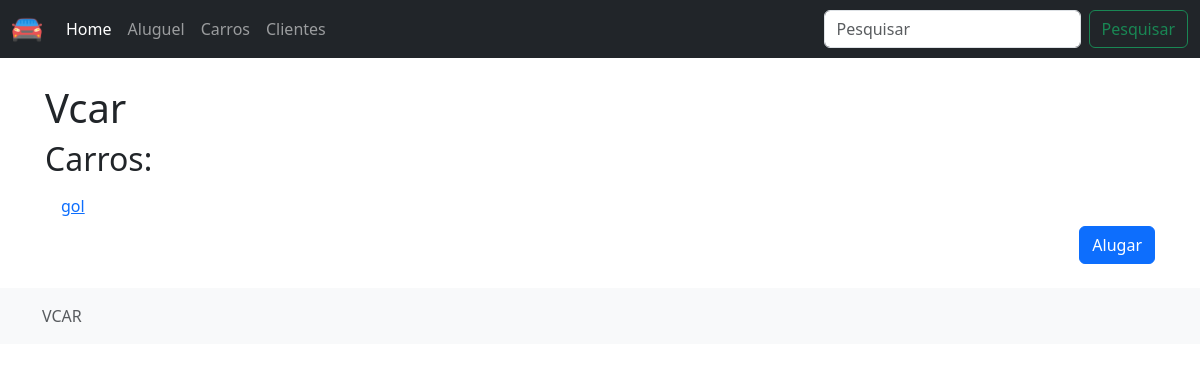
The page /carros/ on the database as committed earlier.
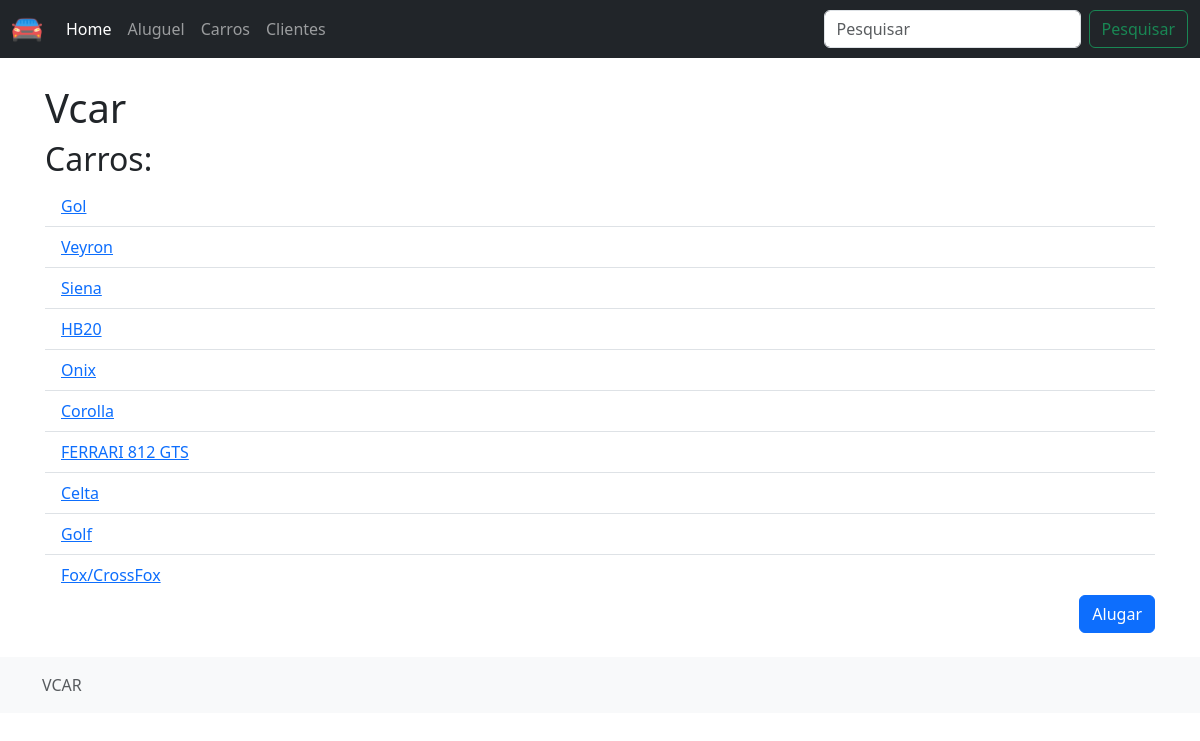
The same page on the database as committed later.
### aluguel/models.py (models this page shows, shortened)
class Carro(models.Model):
    placa = models.CharField("Carro",max_length=7, primary_key=True)
    marca = models.CharField("Marca",max_length=150)
    ano = models.CharField("Ano",max_length=7)
    modelo = models.CharField("Modelo",max_length=150)
    data_compra = models.DateField("Data de Compra")

### aluguel/views.py (the view)
# urls.py: path('carros/', listar_carros, name='listar_carros'),
def listar_carros(request):
    carros = Carro.objects.all()
    context = {"carros": carros}
    return render(request, "carro/listar_carros.html", context)

### aluguel/templates/carro/listar_carros.html (shortened to what this page needs)
{% extends 'index.html' %}
    {% block content %}
    <h1>Vcar</h1>
    <h2>Carros:</h2>
    <ul class="list-group list-group-flush">
        {% for carro in carros %}
        <li class="list-group-item" ><a href="{% url 'detalhar_carro' carro.pk %}">{{ carro.modelo }}</a></li>
        {% endfor %}
    </ul>
    <div class="d-flex justify-content-end">
        <a class="btn btn-primary" href="" role="button">Alugar</a>
    </div>
    {% endblock content %}

### templates/index.html (shortened to what this page needs)
{% load static %}
{% load bootstrap5 %}
<!DOCTYPE html>
<html lang="pt-br">
<head>
    {% bootstrap_css %}
</head>
<body class="d-flex flex-column h-100">
    <header>
      <nav class="navbar navbar-expand-md navbar-dark fixed-top bg-dark">
        <div class="container-fluid">
          <a class="navbar-brand" href="#"><img src="{% static 'img/carro.png' %}" width="30"></a>
          <div class="collapse navbar-collapse" id="navbarCollapse">
            <ul class="navbar-nav me-auto mb-2 mb-md-0">
              <li class="nav-item">
                <a class="nav-link active" aria-current="page" href="{% url 'index' %}">Home</a>
              </li>
              <li class="nav-item">
                <a class="nav-link" href="{% url 'realizar_aluguel' %}">Aluguel</a>
              </li>
              <li class="nav-item">
                <a class="nav-link" href="{% url 'listar_carros' %}">Carros</a>
              </li>
              <li class="nav-item">
                <a class="nav-link" href="{% url 'realizar_cadastro' %}">Clientes</a>
              </li>
            </ul>
            <form class="d-flex" role="search" method="get" action="{% url 'index' %}">
              <input class="form-control me-2" name="q" type="search" placeholder="Pesquisar" aria-label="Search">
              <button class="btn btn-outline-success" type="submit">Pesquisar</button>
            </form>
          </div>
        </div>
      </nav>
    </header>
    <main class="flex-shrink-0">
      <div class="container my-4">
        {% block content %}{% endblock content %}
      </div>
    </main>
    <footer class="footer mt-auto py-3 bg-light ">
      <div class="container">
        <span class="text-muted">VCAR</span>
      </div>
    </footer>
      </body>
</html>

### templates/index.html (style rules this page uses)
main > .container { padding: 60px 15px 0; }

Rows that differ between the two databases and show on the page:
changed Carro: modelo "gol" → "Gol"
added Carro: modelo "Veyron"
added Carro: modelo "Siena"
added Carro: modelo "HB20"
added Carro: modelo "Onix"
added Carro: modelo "Corolla"
added Carro: modelo "FERRARI 812 GTS"
added Carro: modelo "Celta"
added Carro: modelo "Golf"
added Carro: modelo "Fox/CrossFox"
